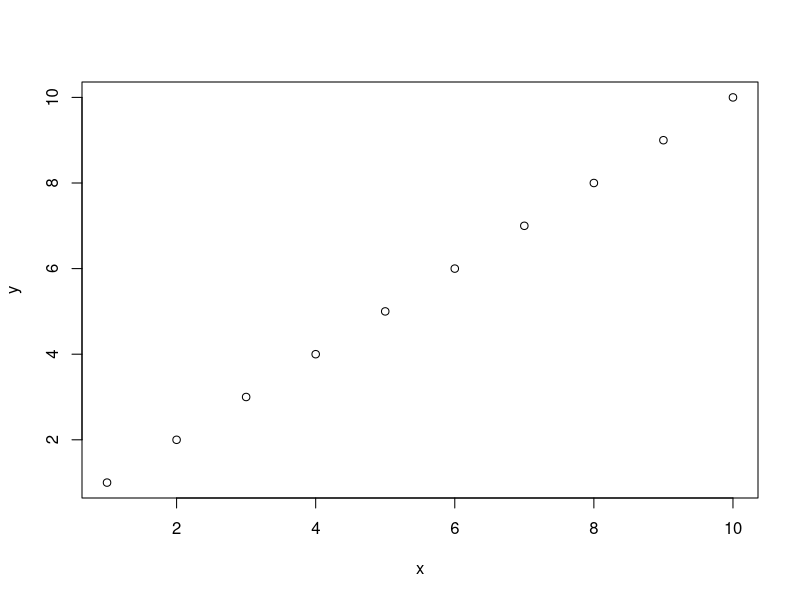
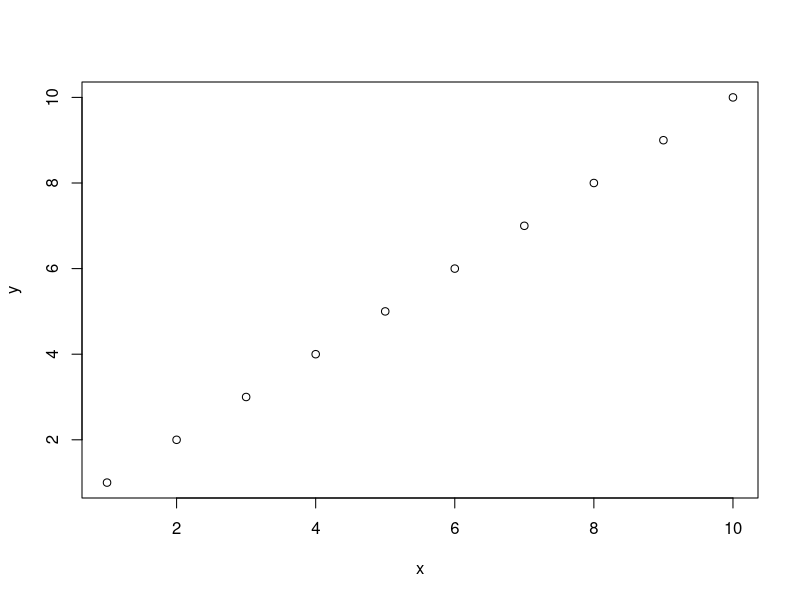

Recreate these plots in R, in order.
## ---- chunk 1
1 + 1
## ---- chunk 2
#| echo: FALSE
1+1
## ---- chunk 3
x <- seq(1, 10, by=1)
y <- seq(1, 10, by=1)
plot(y~x)
## ---- chunk 4
#| fig-cap: "A basic plot"
#| fig-width: 7
#| fig-height: 5
#| fig-align: right
plot(y~x)
